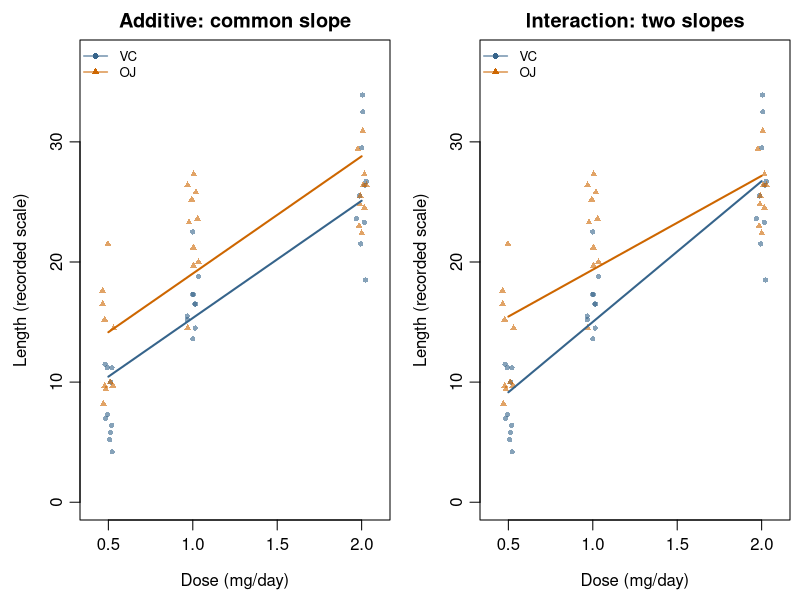
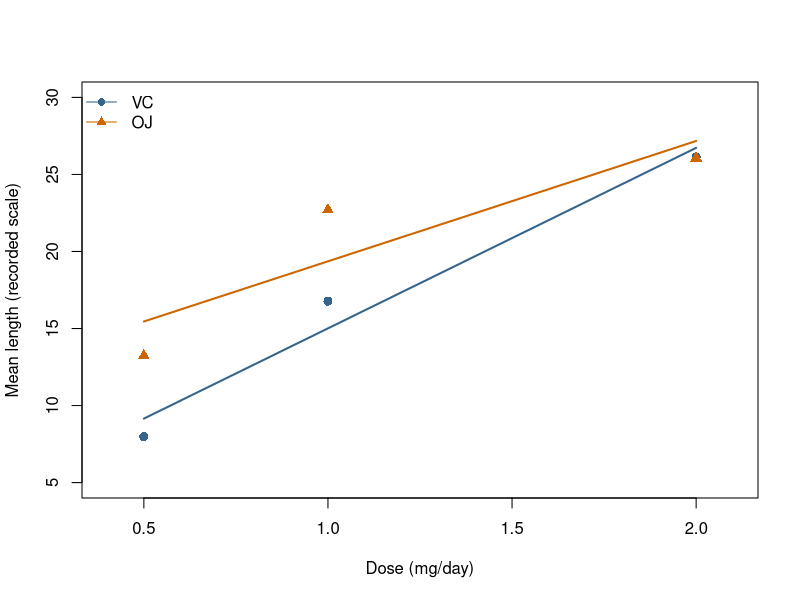

Write the R code that produced these figures, in order.
## ---- chunk 1
#| label: ch5-tree-models
ch5_trees <- transform(datasets::trees, Diameter = Girth)
ch5_tree_simple <- lm(Volume ~ Height, data = ch5_trees)
ch5_tree_adjusted <- lm(Volume ~ Height + Diameter, data = ch5_trees)
knitr::kable(data.frame(
  Model = c("Height alone", "Height adjusted for diameter"),
  Height_coefficient = c(coef(ch5_tree_simple)["Height"],
                         coef(ch5_tree_adjusted)["Height"])),
  digits = 3, col.names = c("Model", "Height coefficient"),
  row.names = FALSE)
## ---- chunk 2
#| label: ch5-indicator-matrix
ch5_groups <- data.frame(
  group = factor(rep(c("A", "B", "C"), each = 2),
                 levels = c("A", "B", "C")))
contrasts(ch5_groups$group) <-
  contr.treatment(levels(ch5_groups$group), base = 1)
knitr::kable(model.matrix(~ group, data = ch5_groups),
             row.names = FALSE)
## ---- chunk 3
#| label: ch5-tooth-data
ch5_tooth <- datasets::ToothGrowth
ch5_tooth$supp <- factor(ch5_tooth$supp, levels = c("VC", "OJ"))
ch5_tooth$dose_c <- ch5_tooth$dose - 1
ch5_tooth$dose_f <- factor(ch5_tooth$dose, levels = c(0.5, 1, 2))
contrasts(ch5_tooth$supp) <-
  contr.treatment(levels(ch5_tooth$supp), base = 1)
contrasts(ch5_tooth$dose_f) <-
  contr.treatment(levels(ch5_tooth$dose_f), base = 1)
stopifnot(!anyNA(ch5_tooth))
ch5_cell_summary <- aggregate(
  len ~ supp + dose, data = ch5_tooth,
  FUN = function(y) c(n = length(y), mean = mean(y)))
ch5_summary_table <- data.frame(ch5_cell_summary[1:2],
                                 ch5_cell_summary$len)
knitr::kable(ch5_summary_table, digits = 2,
  col.names = c("Method", "Dose (mg/day)", "n", "Mean length"))
## ---- chunk 4
#| label: ch5-additive-fit
ch5_fit_add <- lm(len ~ dose_c + supp, data = ch5_tooth)
knitr::kable(coef(summary(ch5_fit_add))[, 1:2], digits = 3,
             col.names = c("Estimate", "Standard error"))
## ---- chunk 5
#| label: ch5-additive-design
ch5_profiles <- unique(ch5_tooth[, c("dose_c", "supp")])
ch5_profile_order <- order(ch5_profiles$supp, ch5_profiles$dose_c)
ch5_profiles <- ch5_profiles[ch5_profile_order, ]
knitr::kable(model.matrix(~ dose_c + supp, data = ch5_profiles),
             row.names = FALSE)
## ---- chunk 6
#| label: ch5-interaction-fit
ch5_fit_int <- lm(len ~ dose_c * supp, data = ch5_tooth)
knitr::kable(coef(summary(ch5_fit_int))[, 1:2], digits = 3,
             col.names = c("Estimate", "Standard error"))
## ---- chunk 7
#| label: fig-ch5-parallel-versus-interaction
#| echo: false
#| fig-cap: "Additive and interaction fits to the same observations. Horizontal jitter separates overlapping points for display only; both models use the original doses. The additive model imposes parallel lines. The interaction model permits different slopes, while still requiring each method's mean to be linear in dose."
#| fig-alt: "Two panels show length against vitamin C dose for VC and OJ. The additive fit has parallel lines; the interaction fit has a steeper VC line. Both panels display the same individual observations."
#| fig-width: 7
#| fig-height: 3.7
set.seed(8561)
ch5_xplot <- ch5_tooth$dose + runif(nrow(ch5_tooth), -0.035, 0.035)
ch5_cols <- c(VC = "steelblue4", OJ = "darkorange3")
ch5_pch <- c(VC = 16, OJ = 17)
ch5_grid <- seq(0.5, 2, length.out = 100)
ch5_op <- par(mfrow = c(1, 2), mar = c(4, 4, 2, 0.5), mgp = c(2.5, 0.7, 0))
for (model_name in c("Additive: common slope", "Interaction: two slopes")) {
  fit <- if (startsWith(model_name, "Additive")) ch5_fit_add else ch5_fit_int
  plot(ch5_xplot, ch5_tooth$len, xlim = c(0.4, 2.1), ylim = c(0, 37),
       col = adjustcolor(ch5_cols[as.character(ch5_tooth$supp)], alpha.f = 0.6),
       pch = ch5_pch[as.character(ch5_tooth$supp)], cex = 0.7,
       xlab = "Dose (mg/day)", ylab = "Length (recorded scale)", main = model_name)
  for (method in levels(ch5_tooth$supp)) {
    new_data <- data.frame(dose_c = ch5_grid - 1,
                          supp = factor(method, levels = levels(ch5_tooth$supp)))
    lines(ch5_grid, predict(fit, newdata = new_data), col = ch5_cols[method], lwd = 2)
  }
  legend("topleft", names(ch5_cols), col = ch5_cols, pch = ch5_pch,
         lty = 1, bty = "n", cex = 0.8)
}
par(ch5_op)
## ---- chunk 8
#| label: ch5-centering-check
ch5_fit_uncentered <- lm(len ~ dose * supp, data = ch5_tooth)
knitr::kable(data.frame(
  Parameterization = c("Raw dose (baseline: 0)",
                       "Centered dose (baseline: 1)"),
  Group_coefficient = c(coef(ch5_fit_uncentered)["suppOJ"],
                         coef(ch5_fit_int)["suppOJ"])), digits = 3,
  col.names = c("Parameterization", "OJ coefficient"),
  row.names = FALSE)
stopifnot(isTRUE(all.equal(unname(fitted(ch5_fit_uncentered)),
                          unname(fitted(ch5_fit_int)))))
## ---- chunk 9
#| label: ch5-equal-slopes-test
anova(ch5_fit_add, ch5_fit_int)
## ---- chunk 10
#| label: ch5-identical-lines-test
ch5_fit_dose <- lm(len ~ dose_c, data = ch5_tooth)
anova(ch5_fit_dose, ch5_fit_int)
## ---- chunk 11
#| label: ch5-dose-shape-test
ch5_fit_cells <- lm(len ~ dose_f * supp, data = ch5_tooth)
ch5_fits <- list(Additive = ch5_fit_add, Interaction = ch5_fit_int,
                 `Six cell means` = ch5_fit_cells)
knitr::kable(data.frame(
  Model = names(ch5_fits),
  p = vapply(ch5_fits, function(fit) fit$rank, numeric(1)),
  Residual_df = vapply(ch5_fits, df.residual, numeric(1)),
  SSE = vapply(ch5_fits, deviance, numeric(1))),
  digits = 2, row.names = FALSE,
  col.names = c("Model", "p", "Residual df", "SSE"))
anova(ch5_fit_int, ch5_fit_cells)
## ---- chunk 12
#| label: fig-ch5-dose-shape
#| echo: false
#| fig-cap: "Cell means and the two-line fit. Points are the observed mean responses at each method-dose combination. The six-cell model reproduces these means; the straight lines impose additional restrictions. No observations outside 0.5–2 mg/day are shown."
#| fig-alt: "For each delivery method, three cell means are plotted against dose and compared with its fitted straight line. The means at 1 mg/day lie above the fitted lines."
#| fig-width: 6.5
#| fig-height: 3.8
ch5_means <- aggregate(len ~ dose + supp, data = ch5_tooth, mean)
plot(NA, xlim = c(0.4, 2.1), ylim = c(5, 30), xlab = "Dose (mg/day)",
     ylab = "Mean length (recorded scale)")
for (method in levels(ch5_tooth$supp)) {
  rows <- ch5_means$supp == method
  points(ch5_means$dose[rows], ch5_means$len[rows],
         pch = ch5_pch[method], col = ch5_cols[method], cex = 1.2)
  new_data <- data.frame(dose_c = ch5_grid - 1,
                        supp = factor(method, levels = levels(ch5_tooth$supp)))
  lines(ch5_grid, predict(ch5_fit_int, newdata = new_data),
        col = ch5_cols[method], lwd = 2)
}
legend("topleft", names(ch5_cols), col = ch5_cols, pch = ch5_pch,
       lty = 1, bty = "n")
## ---- chunk 13
#| label: ch5-interaction-design
knitr::kable(model.matrix(~ dose_c * supp, data = ch5_profiles),
             row.names = FALSE)
## ---- chunk 14
#| label: ch5-reference-check
ch5_relevel <- ch5_tooth
ch5_relevel$supp <- relevel(ch5_relevel$supp, ref = "OJ")
contrasts(ch5_relevel$supp) <-
  contr.treatment(levels(ch5_relevel$supp), base = 1)
ch5_fit_ojref <- lm(len ~ dose_c * supp, data = ch5_relevel)
knitr::kable(data.frame(
  Reference = c("VC", "OJ"),
  Intercept = c(coef(ch5_fit_int)[1], coef(ch5_fit_ojref)[1]),
  Dose_slope = c(coef(ch5_fit_int)[2], coef(ch5_fit_ojref)[2]),
  SSE = c(deviance(ch5_fit_int), deviance(ch5_fit_ojref))),
  digits = 3, row.names = FALSE)
stopifnot(isTRUE(all.equal(unname(fitted(ch5_fit_int)),
                          unname(fitted(ch5_fit_ojref)))))
